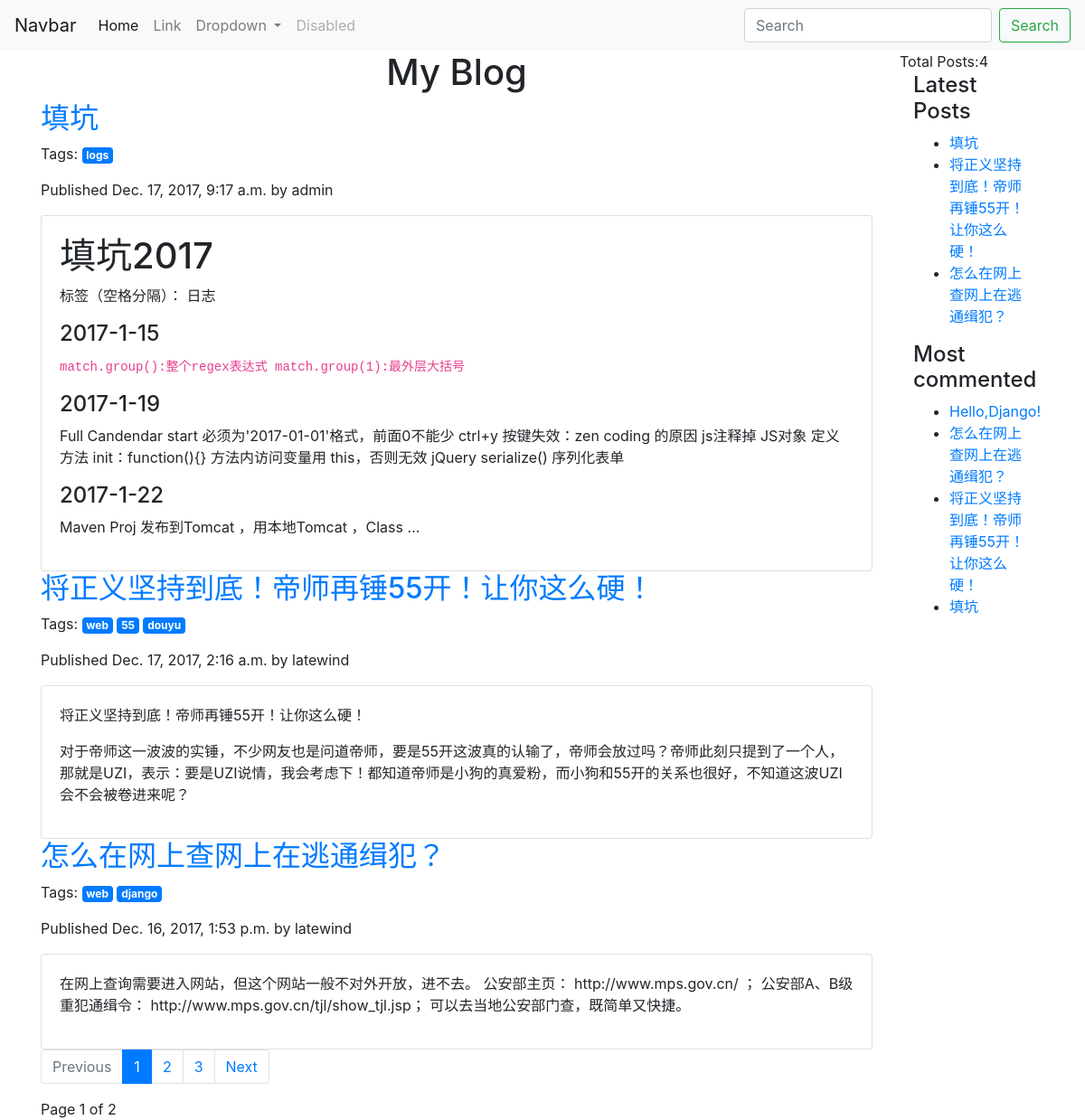
Screenshot of /blog/ with the database file from the repository.
### blog/models.py (models this page shows, shortened)
class Post(models.Model):
    STATUS_CHOICES = (
        ('draft', 'Draft'),
        ('published', 'Published'),
    )
    title = models.CharField(max_length=255)
    slug = models.SlugField(max_length=255,
                            unique_for_date='publish')
    author = models.ForeignKey(User, on_delete=models.CASCADE,related_name='blog_posts')
    body = models.TextField()
    publish = models.DateTimeField(default=timezone.now)
    created = models.DateTimeField(auto_now_add=True)
    updated = models.DateTimeField(auto_now_add=True)
    status = models.CharField(max_length=10,
                              choices=STATUS_CHOICES,
                              default='draft')
    class Meta:
        ordering = ('-publish',)
    def get_absolute_url(self):
        return reverse('blog:post_detail',
                       args=[self.publish.year,
                             self.publish.strftime('%m'),
                             self.publish.strftime('%d'),
                             self.slug])
    objects = models.Manager()
    published = PublishedManager()
    tags = TaggableManager()

### blog/views.py (the view)
class PostListView(ListView):
    queryset = Post.published.all()
    context_object_name = 'posts'
    paginate_by = 3
    template_name = 'blog/post/list.html'

### blog/models.py (called while the page is built)
    def get_queryset(self):
        return super(PublishedManager, self).get_queryset().filter(status='published')

### blog/templatetags/blog_tags.py (called while the page is built)
@register.simple_tag
def total_posts():
    return Post.published.count()

@register.inclusion_tag('blog/post/latest_posts.html')
def show_latest_posts(count=5):
    latest_posts = Post.published.order_by('-publish')[:count]
    return {'latest_posts': latest_posts}

@register.simple_tag
def get_most_commented_posts(count=5):
    return Post.published.annotate(total_comments=Count('comments')).order_by('-total_comments')[:count]

@register.filter(name="markdown")
def markdown_format(text):
    return mark_safe(markdown.markdown(text))

### blog/templates/blog/post/list.html (shortened to what this page needs)
{% extends "blog/base.html" %}
{% load blog_tags %}
{% block content %}
<h1 class="text-center">My Blog</h1>
{% for post in posts %}
<div class="row">
    <div class="col-md-12">
        <h2>
            <a href="{{ post.get_absolute_url }}">
                {{ post.title }}
            </a>
        </h2>
    </div>
    <div class="col-md-12">
        <p>Tags:{% for tag in post.tags.all %}
            <a href="{% url 'blog:post_list_by_tag' tag.slug %}">
                <span class="badge badge-primary">{{ tag.name }}</span>
            </a>
            {% endfor %}
        </p>
        <p class="date">
            Published {{ post.publish }} by {{ post.author }}
        </p>
    </div>
    <div class="col-md-12">
        <div class="card" style="">
            <div class="card-body">
                {{ post.body|markdown|truncatewords_html:30 }}
            </div>
        </div>
    </div>
</div>
{% endfor %}
{% include "blog/pagination.html" with page=page_obj %}
{% endblock %}

### blog/templates/blog/base.html (shortened to what this page needs)
{% load staticfiles %}
{% load blog_tags %}
<!DOCTYPE html>
<html>
<head>
    <link href="{% static 'css/blog.css' %}" rel="stylesheet">
    <link href="{% static 'bootstrap-4.0.0-dist/css/bootstrap.min.css' %}" rel="stylesheet">
</head>
<body>
{% include "blog/nav.html" %}
<div class="container">
    <div class="row">
        <div class="col-md-10">
            {% block content %}
            {% endblock %}
        </div>
        <div class="col-md-2">
            Total Posts:{% total_posts %}
            <div class="col-md-12">
                {% show_latest_posts 3 %}
            </div>
            <div class="col-md-12">
                <h4>Most commented</h4>
                <ul>
                    {% get_most_commented_posts as most_commented_posts %}
                    {% for comment_post in most_commented_posts %}
                    <li>
                        <a href="{{ comment_post.get_absolute_url }}">
                            {{ comment_post.title }}
                        </a>
                    </li>
                    {% endfor %}
                </ul>
            </div>
        </div>
    </div>
</div>
</body>
</html>

### blog/templates/blog/nav.html (shortened to what this page needs)
<nav class="navbar navbar-expand-lg navbar-light bg-light">
  <a class="navbar-brand" href="#">Navbar</a>
  <div class="collapse navbar-collapse" id="navbarSupportedContent">
    <ul class="navbar-nav mr-auto">
      <li class="nav-item active">
        <a class="nav-link" href="#">Home <span class="sr-only">(current)</span></a>
      </li>
      <li class="nav-item">
        <a class="nav-link" href="#">Link</a>
      </li>
      <li class="nav-item dropdown">
        <a class="nav-link dropdown-toggle" href="#" id="navbarDropdown" role="button" data-toggle="dropdown" aria-haspopup="true" aria-expanded="false">
          Dropdown
        </a>
      </li>
      <li class="nav-item">
        <a class="nav-link disabled" href="#">Disabled</a>
      </li>
    </ul>
    <form class="form-inline my-2 my-lg-0" action="{% url 'blog:post_search' %}" method="get">
      <input class="form-control mr-sm-2" name="query" type="search" placeholder="Search" aria-label="Search">
      <button class="btn btn-outline-success my-2 my-sm-0" type="submit">Search</button>
    </form>
  </div>
</nav>

### blog/templates/blog/pagination.html
<nav aria-label="...">
    <ul class="pagination">
        {% if page.has_previous %}
        <li class="page-item">
            <a class="page-link" href="?page={{ page.previous_page_num }}" tabindex="-1">Previous</a>
        </li>
        {% else %}
        <li class="page-item disabled">
            <a class="page-link" href="javascript:void(0);" tabindex="-1">Previous</a>
        </li>
        {% endif %}
        <li class="page-item active"><a class="page-link" href="#">{{ page.number }}</a></li>
        <li class="page-item"><a class="page-link" href="#">2</a></li>
        <li class="page-item"><a class="page-link" href="#">3</a></li>
        {% if page.has_next %}
        <li class="page-item">
            <a class="page-link" href="?page={{ page.next_page_num }}" tabindex="-1">Next</a>
        </li>
        {% else %}
        <li class="page-item disabled">
            <a class="page-link" href="javascript:void(0);" tabindex="-1">Next</a>
        </li>
        {% endif %}
    </ul>
</nav>
 Page {{ page.number }} of {{ page.paginator.num_pages }}

### blog/templates/blog/post/latest_posts.html
<h4>Latest Posts</h4>
<ul>
    {% for post in latest_posts %}
    <li>
        <a href="{{ post.get_absolute_url }}">{{post.title}}</a>
    </li>
    {% endfor %}
</ul>

### rows the page displays
Post: title "填坑", publish "Dec. 17, 2017, 9:17 a.m.", author "admin", body "填坑2017 标签（空格分隔）： 日志 2017-1-15 match.group():整个regex表达式 match.group(1):最外层大括号 2017-1-19 Full Candendar start 必须为'2017-01-01'格式，前面0不能少 ctrl+y 按键失效：zen coding 的原因 js注释掉 JS对象 定义方法 init：function(){} 方法内访问变量用 this，否则无效 jQuery serialize() 序列化表单 2017-1-22 Maven Proj 发布到Tomcat ，用本地Tomcat ，Class …"
Tag: name "logs"
Post: title "将正义坚持到底！帝师再锤55开！让你这么硬！", publish "Dec. 17, 2017, 2:16 a.m.", author "latewind", body "将正义坚持到底！帝师再锤55开！让你这么硬！ 对于帝师这一波波的实锤，不少网友也是问道帝师，要是55开这波真的认输了，帝师会放过吗？帝师此刻只提到了一个人，那就是UZI，表示：要是UZI说情，我会考虑下！都知道帝师是小狗的真爱粉，而小狗和55开的关系也很好，不知道这波UZI会不会被卷进来呢？"
Tag: name "web"
Tag: name "55"
Tag: name "douyu"
Post: title "怎么在网上查网上在逃通缉犯？", publish "Dec. 16, 2017, 1:53 p.m.", author "latewind", body "在网上查询需要进入网站，但这个网站一般不对外开放，进不去。 公安部主页： http://www.mps.gov.cn/ ； 公安部A、B级重犯通缉令： http://www.mps.gov.cn/tjl/show_tjl.jsp； 可以去当地公安部门查，既简单又快捷。"
Tag: name "django"
Post: title "Hello,Django!"

### other values shown
{{ page.number }} "1"
{{ page.paginator.num_pages }} "2"
